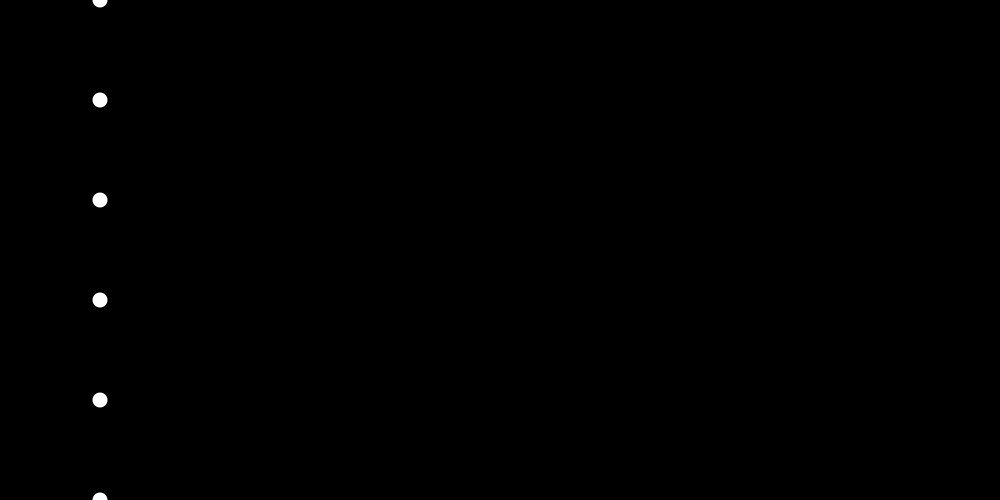
Frame 1 (no input)
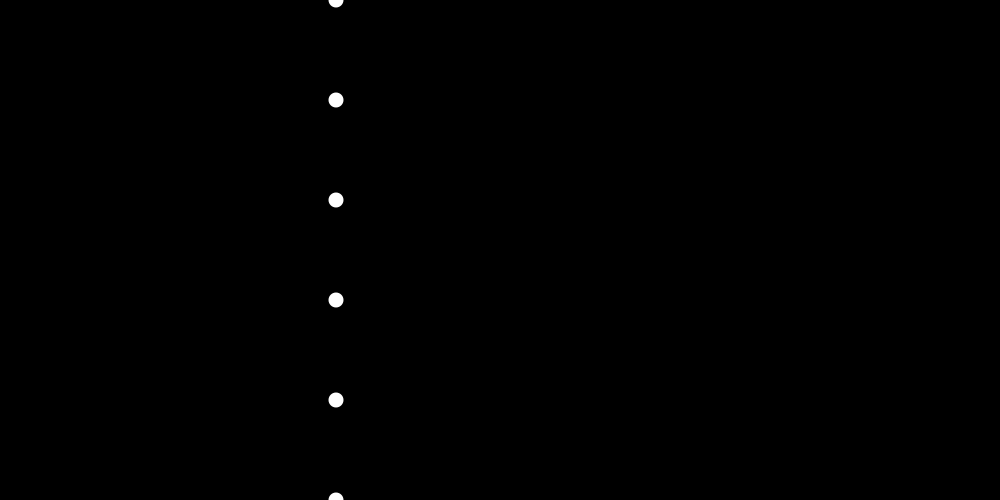
Frame 60 (the mouse pressed at the canvas centre just before this capture)
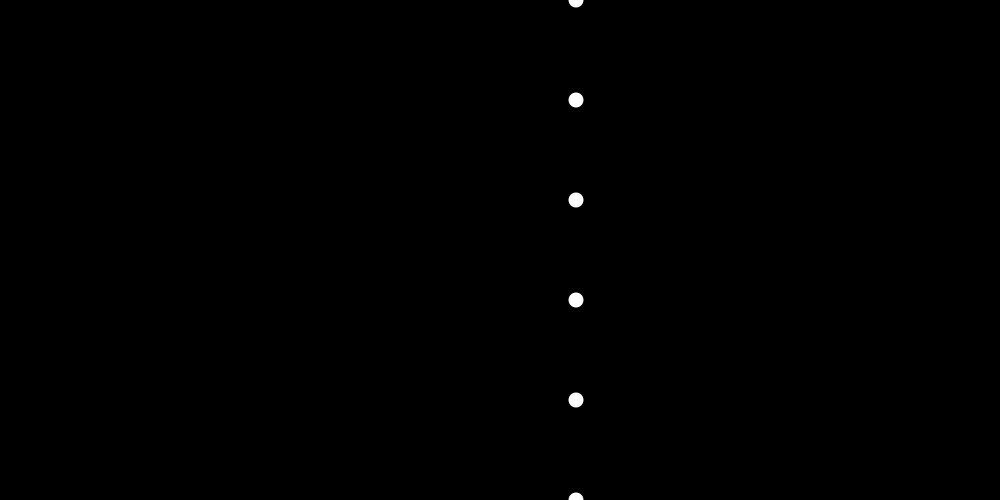
Frame 120 (the mouse held since frame 60 and released just before this capture)

The Processing sketch that drew these frames (run headless with seeded random() and noise(); from frame 60 on, the mouse is pressed at the canvas centre):

// Processing sketch: ISP
// ── ISP.pde
// Keeps track of the balls of the X position
//Changing the value changes where the circles start
int xPos=100;

void setup()
{
  //Create canvas
  size (1000,500);
  smooth();
  //Make background black
  background(0);
  noStroke();
  fill(255,255,255);
}

 void draw()
{
  background(0);
  
 //Create the moving circles
 //Add xPos because it follows the terms at the top
ellipse(xPos, 0, 15, 15);
ellipse(xPos, 100, 15, 15);
ellipse(xPos, 200, 15, 15);
ellipse(xPos, 300, 15, 15);
ellipse(xPos, 400, 15, 15);
ellipse(xPos, 500, 15, 15);

//Keep track of the balls position
//Makes a loop of th ball being redrawn by one position sideways on the x axis each time 
 xPos=xPos+1;
 xPos=xPos+1 + speedX; 
 
 if (xPos>width-20)
 
 {
   
   xPos=500;
  }
}
 int speedY= 5;
int speedX = 2;
